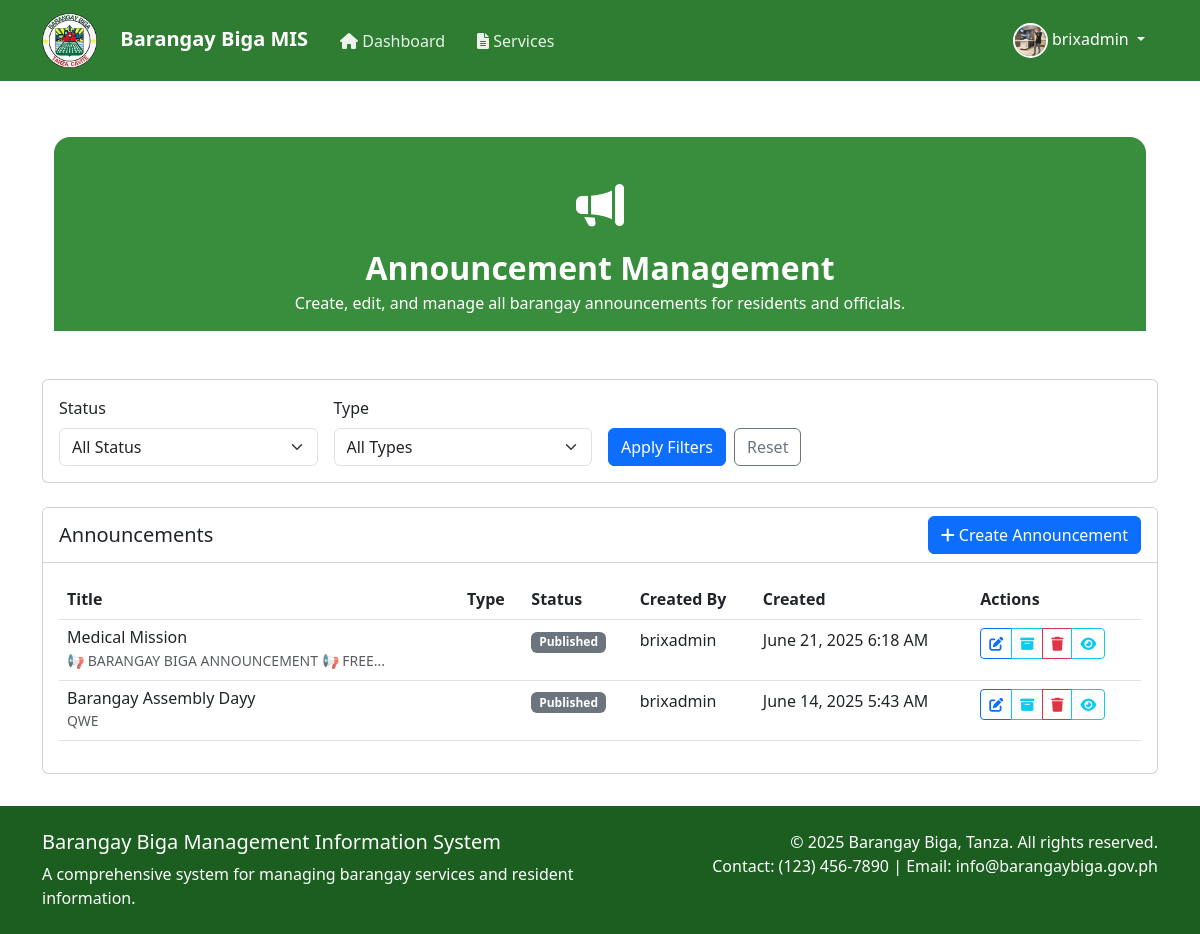
Page /admin/announcements.php (signed in) on the committed database.
### tables this page shows
CREATE TABLE `users` (
  `user_id` int(11) NOT NULL,
  `username` varchar(50) NOT NULL,
  `password` varchar(255) NOT NULL,
  `email` varchar(100) NOT NULL,
  `role` enum('admin','resident') NOT NULL,
  `is_senior_citizen` tinyint(1) DEFAULT 0,
  `is_active` tinyint(1) DEFAULT 1,
  `profile_picture` varchar(255) DEFAULT NULL,
  `last_login` timestamp NULL DEFAULT NULL,
  `failed_login_attempts` int(11) DEFAULT 0,
  `created_at` timestamp NOT NULL DEFAULT current_timestamp(),
  `updated_at` timestamp NOT NULL DEFAULT current_timestamp() ON UPDATE current_timestamp(),
  `reset_code` varchar(6) DEFAULT NULL,
  `reset_code_expires` datetime DEFAULT NULL
);

CREATE TABLE `announcements` (
  `announcement_id` int(11) NOT NULL,
  `title` varchar(255) NOT NULL,
  `content` text NOT NULL,
  `type` enum('health','general','event') NOT NULL,
  `status` enum('draft','published','archived') NOT NULL DEFAULT 'draft',
  `is_public` tinyint(1) NOT NULL DEFAULT 1,
  `image` varchar(255) DEFAULT NULL,
  `created_by` int(11) NOT NULL,
  `is_active` tinyint(1) DEFAULT 1,
  `created_at` timestamp NOT NULL DEFAULT current_timestamp(),
  `updated_at` timestamp NOT NULL DEFAULT current_timestamp() ON UPDATE current_timestamp()
);

### admin/announcements.php (the view, shortened to what the rows shown need)
<?php
require_once '../includes/functions.php';
require_once '../includes/auth.php';
$action = $_GET['action'] ?? 'list';
require_once '../includes/header.php';
try {
    $query = "
        SELECT a.*, u.username as created_by_username
        FROM announcements a
        JOIN users u ON a.created_by = u.user_id
        WHERE 1=1
    ";
    $query .= " ORDER BY a.created_at DESC";
    $stmt = $conn->prepare($query);
    $stmt->execute();
    $announcements = $stmt->get_result()->fetch_all(MYSQLI_ASSOC);
} catch (Exception $e) {
    error_log("Announcement List Error: " . $e->getMessage());
    $error = "An error occurred while loading announcements: " . $e->getMessage();
    $announcements = [];
}
?>
<!DOCTYPE html>
<html lang="en">
<head>
    <link href="https://cdn.jsdelivr.net/npm/bootstrap@5.3.0/dist/css/bootstrap.min.css" rel="stylesheet">
    <link rel="stylesheet" href="https://cdn.jsdelivr.net/npm/bootstrap-icons@1.10.5/font/bootstrap-icons.css">
</head>
<body>
<div class="container py-4">
    <div class="ann-header mb-4">
        <h2 class="fw-bold mb-1">Announcement Management</h2>
    </div>
</div>
<?php if ($action === 'create' || $action === 'edit'): ?>
    <div class="card">
        <div class="card-header bg-white">
            <h5 class="card-title mb-0">
                <?php echo $action === 'create' ? 'Create New Announcement' : 'Edit Announcement'; ?>
            </h5>
        </div>
        <div class="card-body">
            <form method="POST" class="needs-validation" novalidate enctype="multipart/form-data">
                <input type="hidden" name="action" value="<?php echo $action; ?>">
                <?php if ($action === 'edit'): ?>
                    <input type="hidden" name="announcement_id"
                           value="<?php echo $announcement['announcement_id']; ?>">
                <?php endif; ?>
                <div class="row">
                    <div class="col-md-8 mb-3">
                        <label for="title" class="form-label">Title</label>
                        <input type="text" class="form-control" id="title" name="title"
                               value="<?php echo $action === 'edit' ?
                                     htmlspecialchars($announcement['title']) : ''; ?>"
                               required>
                        <div class="invalid-feedback">Please enter a title.</div>
                    </div>
                    <div class="col-md-4 mb-3">
                        <label for="status" class="form-label">Status</label>
                        <select class="form-select" id="status" name="status" required>
                            <option value="draft" <?php echo ($action === 'edit' &&
                                $announcement['status'] === 'draft') ? 'selected' : ''; ?>>
                                Draft
                            </option>
                            <option value="published" <?php echo ($action === 'edit' &&
                                $announcement['status'] === 'published') ? 'selected' : ''; ?>>
                                Published
                            </option>
                            <option value="archived" <?php echo ($action === 'edit' &&
                                $announcement['status'] === 'archived') ? 'selected' : ''; ?>>
                                Archived
                            </option>
                        </select>
                        <div class="invalid-feedback">Please select a status.</div>
                    </div>
                    <div class="col-md-12 mb-3">
                        <label for="content" class="form-label">Content</label>
                        <textarea class="form-control" id="content" name="content"
                                  rows="6" required><?php
                            echo $action === 'edit' ?
                                 htmlspecialchars($announcement['content']) : '';
                        ?></textarea>
                        <div class="invalid-feedback">Please enter the announcement content.</div>
                    </div>
                    <div class="col-md-12 mb-3">
                        <label for="image" class="form-label">Image</label>
                        <input type="file" class="form-control" id="image" name="image" accept="image/*">
                        <div class="form-text">Optional. Upload an image for this announcement.</div>
                        <?php if ($action === 'edit' && !empty($announcement['image'])): ?>
                            <img src="/capstone2/uploads/announcements/<?php echo htmlspecialchars($announcement['image']); ?>" alt="Announcement Image" class="img-thumbnail mt-2" style="max-width: 200px;">
                        <?php endif; ?>
                    </div>
                    <div class="col-md-4 mb-3">
                        <label for="type" class="form-label">Type</label>
                        <select class="form-select" id="type" name="type" required>
                            <option value="">Select Type</option>
                            <?php foreach (get_announcement_types() as $type): ?>
                                <option value="<?php echo $type; ?>"
                                    <?php echo ($action === 'edit' &&
                                              $announcement['type'] === $type) ?
                                              'selected' : ''; ?>>
                                    <?php echo ucfirst($type); ?>
                                </option>
                            <?php endforeach; ?>
                        </select>
                        <div class="invalid-feedback">Please select a type.</div>
                    </div>
                </div>
                <div class="d-flex justify-content-end gap-2">
                    <a href="announcements.php" class="btn btn-outline-secondary">Cancel</a>
                    <button type="submit" class="btn btn-primary">
                        <?php echo $action === 'create' ? 'Create Announcement' : 'Save Changes'; ?>
                    </button>
                </div>
            </form>
        </div>
    </div>
<?php else: ?>
    <div class="card">
        <div class="card-body">
            <?php if (empty($announcements)): ?>
                <p class="text-muted mb-0">No announcements found.</p>
            <?php else: ?>
                <div class="table-responsive">
                    <table class="table table-hover">
                        <thead>
                            <tr>
                                <th>Title</th>
                                <th>Type</th>
                                <th>Status</th>
                                <th>Created By</th>
                                <th>Created</th>
                                <th>Actions</th>
                            </tr>
                        </thead>
                        <tbody>
                            <?php foreach ($announcements as $announcement): ?>
                                <tr>
                                    <td>
                                        <div>
                                            <h6 class="mb-0">
                                                <?php echo htmlspecialchars($announcement['title']); ?>
                                            </h6>
                                            <small class="text-muted">
                                                <?php echo truncate_text($announcement['content'], 50); ?>
                                            </small>
                                        </div>
                                    </td>
                                    <td><?php echo ucfirst($announcement['type']); ?></td>
                                    <td><?php echo get_status_badge($announcement['status']); ?></td>
                                    <td><?php echo htmlspecialchars($announcement['created_by_username']); ?></td>
                                    <td><?php echo format_datetime($announcement['created_at']); ?></td>
                                    <td>
                                        <div class="btn-group">
                                            <a href="?action=edit&id=<?php echo $announcement['announcement_id']; ?>"
                                               class="btn btn-sm btn-outline-primary">
                                                <i class="fas fa-edit"></i>
                                            </a>
                                            <?php if ($announcement['status'] === 'draft'): ?>
                                                <button type="button" class="btn btn-sm btn-outline-success"
                                                        data-bs-toggle="modal"
                                                        data-bs-target="#statusModal<?php
                                                            echo $announcement['announcement_id']; ?>">
                                                    <i class="fas fa-paper-plane"></i>
                                                </button>
                                            <?php elseif ($announcement['status'] === 'published'): ?>
                                                <button type="button" class="btn btn-sm btn-outline-info"
                                                        data-bs-toggle="modal"
                                                        data-bs-target="#statusModal<?php
                                                            echo $announcement['announcement_id']; ?>">
                                                    <i class="fas fa-archive"></i>
                                                </button>
                                            <?php endif; ?>
                                            <button type="button" class="btn btn-sm btn-outline-danger"
                                                    data-bs-toggle="modal"
                                                    data-bs-target="#deleteModal<?php
                                                        echo $announcement['announcement_id']; ?>">
                                                <i class="fas fa-trash"></i>
                                            </button>
                                            <button type="button" class="btn btn-sm btn-outline-info"
                                                    data-bs-toggle="modal"
                                                    data-bs-target="#viewModal<?php
                                                        echo $announcement['announcement_id']; ?>">
                                                <i class="fas fa-eye"></i>
                                            </button>
                                        </div>
                                    </td>
                                </tr>
                            <?php endforeach; ?>
                        </tbody>
                    </table>
                </div>
            <?php endif; ?>
        </div>
    </div>
<?php endif; ?>
<?php require_once '../includes/footer.php'; ?>

### includes/header.php (shortened to what the rows shown need)
<?php
require_once __DIR__ . '/auth.php';
$current_page = basename($_SERVER['PHP_SELF']);
$user_role = get_current_user_role();
$is_admin = is_admin();
$profile_picture = '/capstone2/images/profiledefault.png';
if (is_logged_in()) {
    $user_id = $_SESSION['user_id'];
    $stmt = $conn->prepare("SELECT profile_picture FROM users WHERE user_id = ?");
    $stmt->bind_param("i", $user_id);
    $stmt->execute();
    $result = $stmt->get_result();
    if ($row = $result->fetch_assoc()) {
        if (!empty($row['profile_picture']) && $row['profile_picture'] !== 'NULL') {
            $profile_picture = $row['profile_picture'];
        }
    }
}
?>
<!DOCTYPE html>
<html lang="en">
<head>
    <link href="https://cdn.jsdelivr.net/npm/bootstrap@5.3.0/dist/css/bootstrap.min.css" rel="stylesheet">
    <link href="https://cdnjs.cloudflare.com/ajax/libs/font-awesome/6.0.0/css/all.min.css" rel="stylesheet">
</head>
<body>
    <nav class="navbar navbar-expand-lg navbar-dark">
        <div class="container">
            <div class="collapse navbar-collapse" id="navbarNav">
                <?php if (is_logged_in()): ?>
                    <ul class="navbar-nav me-auto">
                        <li class="nav-item">
                            <a class="nav-link <?php echo $current_page === 'dashboard.php' ? 'active' : ''; ?>"
                               href="/capstone2/<?php echo $user_role; ?>/dashboard.php">
                                <i class="fas fa-home"></i> Dashboard
                            </a>
                        </li>
                        <?php if ($is_admin): ?>
                            <li class="nav-item">
                                <a class="nav-link <?php echo $current_page === 'services.php' ? 'active' : ''; ?>"
                                   href="/capstone2/admin/services.php">
                                    <i class="fas fa-file-alt"></i> Services
                                </a>
                            </li>
                        <?php endif; ?>
                    </ul>
                    <div class="user-menu">
                        <div class="dropdown">
                            <button class="btn btn-link dropdown-toggle text-white text-decoration-none" type="button"
                                    id="userMenu" data-bs-toggle="dropdown" aria-expanded="false">
                                <img src="<?php echo htmlspecialchars($profile_picture); ?>"
                                     alt="Profile Picture">
                                <?php echo htmlspecialchars($_SESSION['username']); ?>
                            </button>
                        </div>
                    </div>
                <?php endif; ?>
            </div>
        </div>
    </nav>
    <div class="main-content">
        <div class="container">

### includes/functions.php (shortened to what the rows shown need)
<?php
function format_datetime($datetime, $format = 'F j, Y g:i A') {
    return date($format, strtotime($datetime));
}
function get_status_badge($status) {
    $status_lower = strtolower($status);
    $badge_class = 'bg-secondary';
    return '<span class="badge ' . $badge_class . '">' . htmlspecialchars(ucfirst($status)) . '</span>';
}
function truncate_text($text, $length = 100, $append = '...') {
    if (strlen($text) <= $length) {
        return $text;
    }
    $text = substr($text, 0, $length);
    $text = substr($text, 0, strrpos($text, ' '));
    return $text . $append;
}

### rows in the picture
users: profile_picture (picture)
announcements: title "Medical Mission", content "📢 BARANGAY BIGA ANNOUNCEMENT 📢 FREE...", status "Published", users.username "brixadmin", created_at "June 21, 2025 6:18 AM"
announcements: title "Barangay Assembly Dayy", content "QWE", status "Published", users.username "brixadmin", created_at "June 14, 2025 5:43 AM"

### other values in the picture
$_SESSION['username'] "brixadmin"
